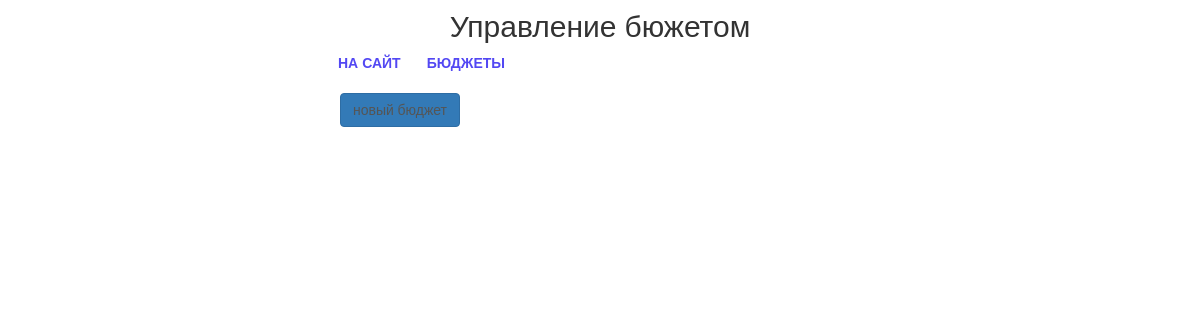
Before: /set/ (signed in) with the older database file.
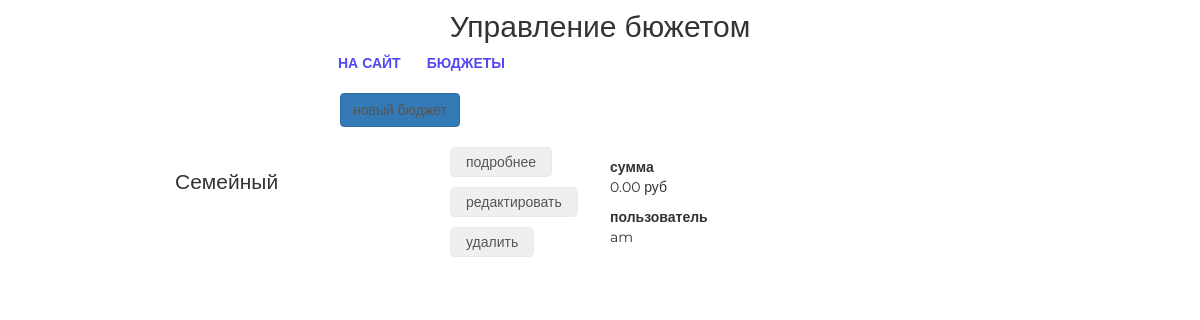
After: the same page with the newer database file.
### mainapp/models.py (models this page shows)
class Budget(models.Model):
    user = models.ForeignKey(get_user_model(),
                             on_delete=models.CASCADE,
                             related_name='budgets')
    name = models.CharField('название', max_length=64)
    description = models.TextField('описание', blank=True)
    users = models.ManyToManyField(User)
    amount = models.DecimalField(
        'общая сумма', max_digits=15, decimal_places=2, default=0)

### authapp/models.py (models this page shows)
class User(AbstractUser):
    age = models.PositiveIntegerField('возраст', null=True)
    avatar = models.ImageField(upload_to='avatars', blank=True)
    registration_start_time = models.DateTimeField(
        auto_now_add=True, null=True)

### setbudgetapp/views.py (the view)
# urls.py: path('', mainapp.index, name='index'),
@login_required
def index(request):
    all_budgets = request.user.budgets.all()
    context = {
        'page_title': 'настройки',
        'all_budgets': all_budgets,
    }
    return render(request, 'setbudgetapp/index.html', context)

### setbudgetapp/templates/setbudgetapp/index.html (shortened to what this page needs)
{% extends 'setbudgetapp/base.html' %}
{% load static %}
{% block container %}
    <div class="users_list">
        <a href="{% url 'set:budget_create' %}" class="btn btn-primary new_user">
            новый бюджет
        </a>
        {% for budget in all_budgets %}
            <div class="product_record {% if budget.is_active %}not_active{% endif %}">
                <div class="product_name">
                    {{ budget.name|title }}
                </div>
                <div class="product_actions">
                    <button>
                        <a href={% url 'set:source_list' pk=budget.pk %}>подробнее</a>
                    </button>
                    <button>
                        <a href={% url 'set:budget_update' pk=budget.pk %}>редактировать</a>
                    </button>
                    <button>
                        <a href={% url 'set:budget_delete' pk=budget.pk %}>удалить</a>
                    </button>
                </div>
                <div class="summary">
                    <b>сумма</b>
                    <p>{{ budget.amount }} руб</p>
                    <b>пользователь</b>
                    <p>{{ budget.user }}</p>
                </div>
            </div>
        {% endfor %}
    </div>
{% endblock %}

Changed rows visible on the page:
added Budget: name "Семейный", amount "0.00", user "am"
